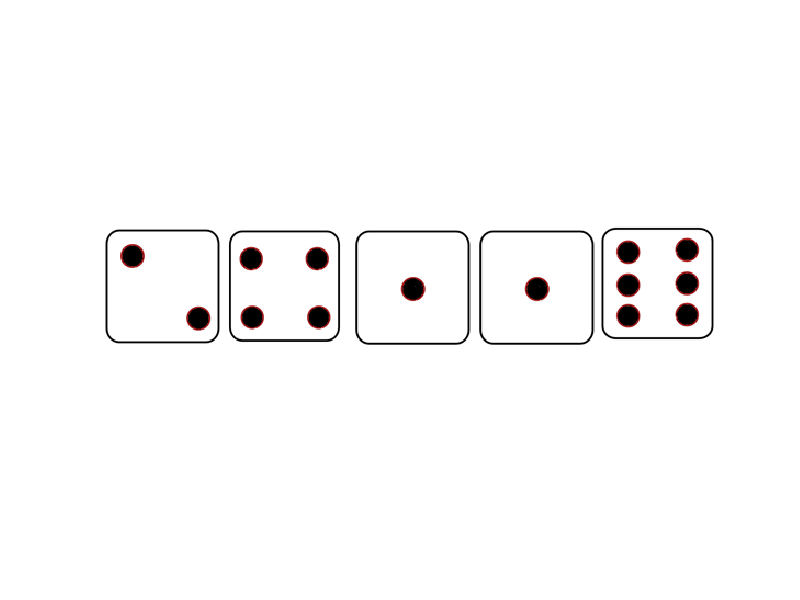

Here is the MATLAB script that generated this plot:
%% Main File for Yahtzee 
%loading the dice
load Dice.mat

Yes = 1;
No = 0;


%% This is the main menu 

fprintf('Welcome to Yahtzee\n')
fprintf('Would you like to play?\n')
Menu = input('Yes or No? \n'); 
% User confirmation to start program 
if Menu == 0
    fprintf ('Have a great day.')
    quit
else
    fprintf('Okay then lets start the game!\n')
end

finishUp = 0;
full = 0;


while full<5


%% This is the first Role
% Roles dice randomly 
role = randi([1 6], [1 5]);
% displays dice
imshow([Dice{role}]);

%% This is the start of the first ReRole
% used for troubleshooting issues in rerole function
reference = role ;
% asking user what dice they would like to rerole
rerole = input('Would you like to rerole any dice?\n');

if rerole == 1

    NR1 = input('Would you like to rerole dice 1?  ');
    NR2 = input('Would you like to rerole dice 2?  ');
    NR3 = input('Would you like to rerole dice 3?  ');
    NR4 = input('Would you like to rerole dice 4?  ');
    NR5 = input('Would you like to rerole dice 5?  ');
    % a random array for later use 
    role2 = randi([1 6], [1 5]);
    % which dice to replace and what numbers to replace them with 
    if NR1 == 1
        reference(1) = role2(1);
    end

    if NR2 == 1
        reference(2) = role2(2);
    end

    if NR3 == 1
        reference(3) = role2(3);
    end

    if NR4 == 1
        reference(4) = role2(4);
    end

    if NR5 == 1
        reference(5) = role2(5);
    end
    % displays new roll  
    imshow([Dice{reference}]);

%% This is the start of the second ReRole
% asking user if they would like to rerole
    rerole = input('Would you like to rerole any dice?\n');
%asking user what dice they would like to rerole
    if rerole == 1
        NR1 = input('Would you like to rerole dice 1?  ');
        NR2 = input('Would you like to rerole dice 2?  ');
        NR3 = input('Would you like to rerole dice 3?  ');
        NR4 = input('Would you like to rerole dice 4?  ');
        NR5 = input('Would you like to rerole dice 5?  ');
        % a random array for later use 
        role3 = randi([1 6], [1 5]);
        % which dice to replace and what numbers to replace them with 
        if NR1 == 1
            reference(1) = role3(1);
        end

        if NR2 == 1
            reference(2) = role3(2);
        end

        if NR3 == 1
            reference(3) = role3(3);
        end

        if NR4 == 1
            reference(4) = role3(4);
        end

        if NR5 == 1
            reference(5) = role3(5);
        end
        %displays the new dice roll
        imshow([Dice{reference}]);
        
            
        fprintf('Okay next turn \n')
    else
        fprintf('Okay next turn! \n')
    end
else
    
end


fprintf('Time to select your catagory! \n')


total = sum(reference);

%% This is the start of the Upper Section of catagories

up = [0 0 0 0 0 0];

fprintf('You must first select a catagory you would like to score in the upper section. \n')
%counts the number of each dice in its catagory
up(1) = sum(reference(:) == 1);
up(2) = sum(reference(:) == 2);
up(3) = sum(reference(:) == 3);
up(4) = sum(reference(:) == 4);
up(5) = sum(reference(:) == 5);
up(6) = sum(reference(:) == 6);

%for corectly scorring each catagory 
Aces = up(1) * 1;
Twos = up(2) * 2;
Threes = up(3) * 3;
Fours = up(4) * 4;
Fives = up(5) * 5;
Sixes = up(6) * 6;


upScore = input('You may choose between Aces, Twos, Threes, Fours, Fives, Sixes:    ');

full = full + 1;

fprintf('Okay next turn \n')

finishUp = finishUp + upScore;
end
fprintf('Your total score in the upper section is: %g', finishUp);
%% This is the start of the Lower Section of catagories

fprintf('\nYou must now select a catagory you would like to score in the lower section. \n')
lowScore = 0;
%%n = 0;
%%i=0;
%%while i<7
%    if sum(reference(:) == i) == 3
%       fprintf('no\n');
%        i=i+1;
%        n=i;
%    else
%        fprintf('congrats dude');
        
%    end
%end
    %%This loop is currently not working. comment out if a run is required.
% if you get a yahtzee   
if any(up == 5)
    lowScore = 50;
    fprintf('Wow you got a Yahtzee')
end
% four of a kind 
if any(up == 4)
    lowScore = total;
    fprintf('Wow you got a four of a kind!')
end
% full house 
if any(up ==3 & up == 2)
    lowScore = 25;
    fprintf('Wow you got a full house!')
end
% three of a kind 
if any(up == 3)
    lowScore = total;
    fprintf('Wow you got a Three of a kind!')
end
% large straight
if any( up > 1)
    lowScore = 40;
    fprintf('Wow you got a Large Straight')
end
% end score
gameScore = finishUp + lowScore;
